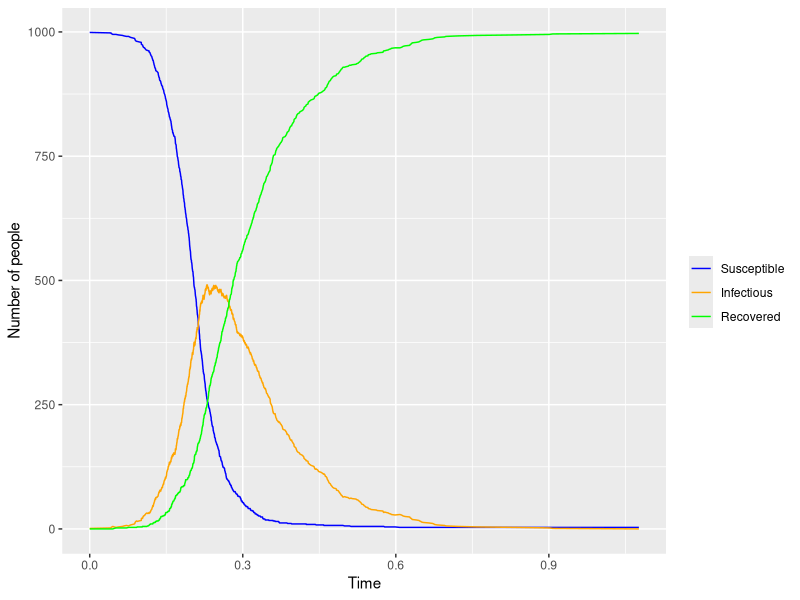
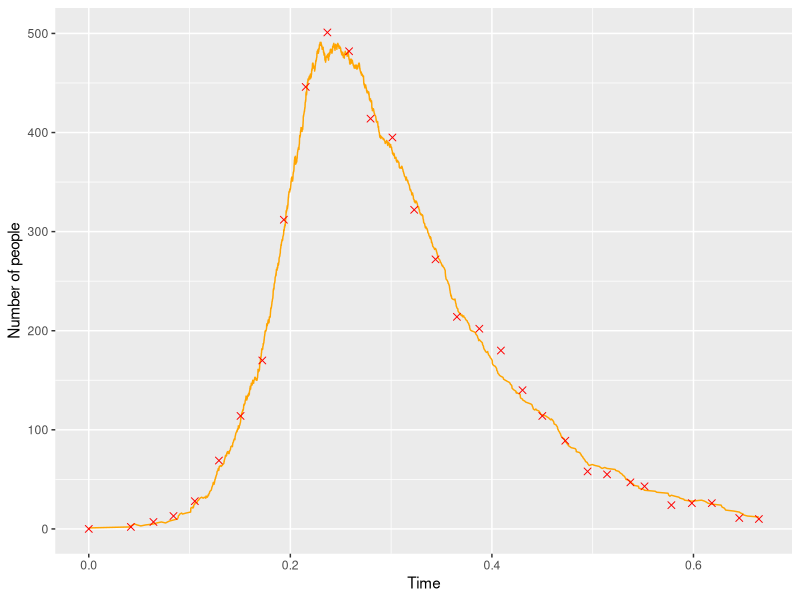

Generate these figures, in order, with R:
# import the necessarily libraries
library(ggplot2)

#################################################################################################
#### Gillespie algorithm ####
#################################################################################################

# define the function to output the results from gillespie algorithm
gillespie <- function(S, I, R, t, beta, r, endsim, stoptime) {
  # set names for the transition states
  states <- c("infected", "recovered")
  # create vectors to store all states
  Susceptible <- S
  Infected <- I
  Recovered <- R
  transition_times <- t
  counter <- 1
  
  if (endsim == "yes") {
    while ((beta*S*I + r*I) > 0 && (counter < stoptime)) {
      # increase the counter
      counter <- counter + 1
      # calculate the time spent in this transition state
      time_step <- rexp(1, rate=(beta*S*I + r*I))
      # add it to the current time
      transition_times <- c(transition_times, transition_times[length(transition_times)] + time_step)
      # calculates probabilities
      p <- beta*S*I/(beta*S*I + r*I)
      q <- 1-p
      # sample a transition
      transition <- sample(states, 1, prob = c(p,q))
      
      if (transition == "infected") {
        S <- S - 1
        I <- I + 1
        Susceptible <- c(Susceptible, S)
        Infected <- c(Infected, I)
        Recovered <- c(Recovered, R)
      } else {
        I <- I - 1
        if (I == 0) {
          # restore back the original values and start again
          S <- Susceptible[1]
          Susceptible <- S
          I <- Infected[1]
          Infected <- I
          R <- Recovered[1]
          Recovered <- R
          transition_times <- t
          counter <- 1
          next
        }
        R <- R + 1
        Susceptible <- c(Susceptible, S)
        Infected <- c(Infected, I)
        Recovered <- c(Recovered, R)
      }
    }
  } else {
    while ((beta*S*I + r*I) > 0) {
      # calculate the time spent in this transition state
      time_step <- rexp(1, rate=(beta*S*I + r*I))
      # add it to the current time
      transition_times <- c(transition_times, transition_times[length(transition_times)] + time_step)
      # calculates probabilities
      p <- beta*S*I/(beta*S*I + r*I)
      q <- 1-p
      # sample a transition
      transition <- sample(states, 1, prob = c(p,q))
      
      if (transition == "infected") {
        S <- S - 1
        I <- I + 1
        Susceptible <- c(Susceptible, S)
        Infected <- c(Infected, I)
        Recovered <- c(Recovered, R)
      } else {
        I <- I - 1
        R <- R + 1
        Susceptible <- c(Susceptible, S)
        Infected <- c(Infected, I)
        Recovered <- c(Recovered, R)
      }
    }
  }
  
  # return a list of values
  return(list("Susceptible" = Susceptible, "Infected" = Infected, "Recovered" = Recovered, "time" = transition_times))
}

# run the algorithm
# set the random seed for reproducible results
set.seed(1234)
gil_output_fixed <- gillespie(S = 999, I = 1, R = 0, t = 0, beta = 0.05, r = 10, endsim = "no", stoptime = Inf)

# store the results in a data frame for plotting them with ggplot
gil_results <- data.frame(T = gil_output_fixed$time, S = gil_output_fixed$Susceptible, I = gil_output_fixed$Infected, R = gil_output_fixed$Recovered)

# plot the results
ggplot(data = gil_results, aes(x=T)) +
  geom_line(aes(y=S, colour = "Susceptible")) +
  geom_line(aes(y=I, colour = "Infectious")) +
  geom_line(aes(y=R, colour = "Recovered")) +
  scale_colour_manual("",
                      breaks = c("Susceptible", "Infectious", "Recovered"),
                      values = c("blue", "orange", "green")) +
  theme(plot.title = element_text(hjust = 0.5)) +
  labs(x = "Time", y = "Number of people")

#################################################################################################
#### Noisy observations ####
#################################################################################################

# run the gillespie algorithm
set.seed(1234)
gil_output_fixed <- gillespie(S = 999, I = 1, R = 0, t = 0, beta = 0.05, r = 10, endsim = "no", stoptime = Inf)

# create a function to generate noise
noise_gen <- function(gen_data, steps) {
  # extract the final time
  t_final <- gen_data$time[length(gen_data$time)]
  # calculate the time step
  time_step <- t_final/steps
  # extract the closest time indices to time observations
  time_line <- time_step
  for (i in 1:(steps-20)) {
    time_line <- c(time_line, time_line[i]+time_step)
  }
  indices <- NULL
  for (i in 1:length(time_line)) {
    print(i)
    for (j in 1:length(gen_data$time)) {
      if (gen_data$time[j] < time_line[i] && time_line[i] < gen_data$time[j+1]) {
        indices <- c(indices, j)
        break
      }
    }
  }
  # extract the number of true infected individuals at observations times
  infected <- gen_data$Infected[indices]
  
  # extract the exact times of the observations
  inf_times <- gen_data$time[indices]
  
  # generate noisy observations
  noisy_obs <- NULL
  for (i in 1:length(infected)) {
    noisy_obs <- c(noisy_obs, rpois(1, lambda = infected[i]))
  }
  
  # return the noisy observations and the time axis
  return(list("noisy" = noisy_obs, "time" = inf_times, "steps" = steps, "step" = time_step, "last_index" = indices[length(indices)]))
}

# generate noisy data
noise <- noise_gen(gil_output_fixed, 50)

# store the noisy data into a data frame
noise_frame <- data.frame(t = noise$time, n = noise$noisy)

# remove the times after the last noisy observation
noise_results <- data.frame(T = gil_output_fixed$time[1:noise$last_index], I = gil_output_fixed$Infected[1:noise$last_index])

# plot the true data with the generated noise points in red
ggplot(data = noise_results, aes(x=T)) +
  geom_line(aes(y=I), col = "orange") +
  geom_point(data=noise_frame, aes(x=t, y=n), col = "red", shape = 4, size = 2) +
  labs(x = "Time", y = "Number of people")